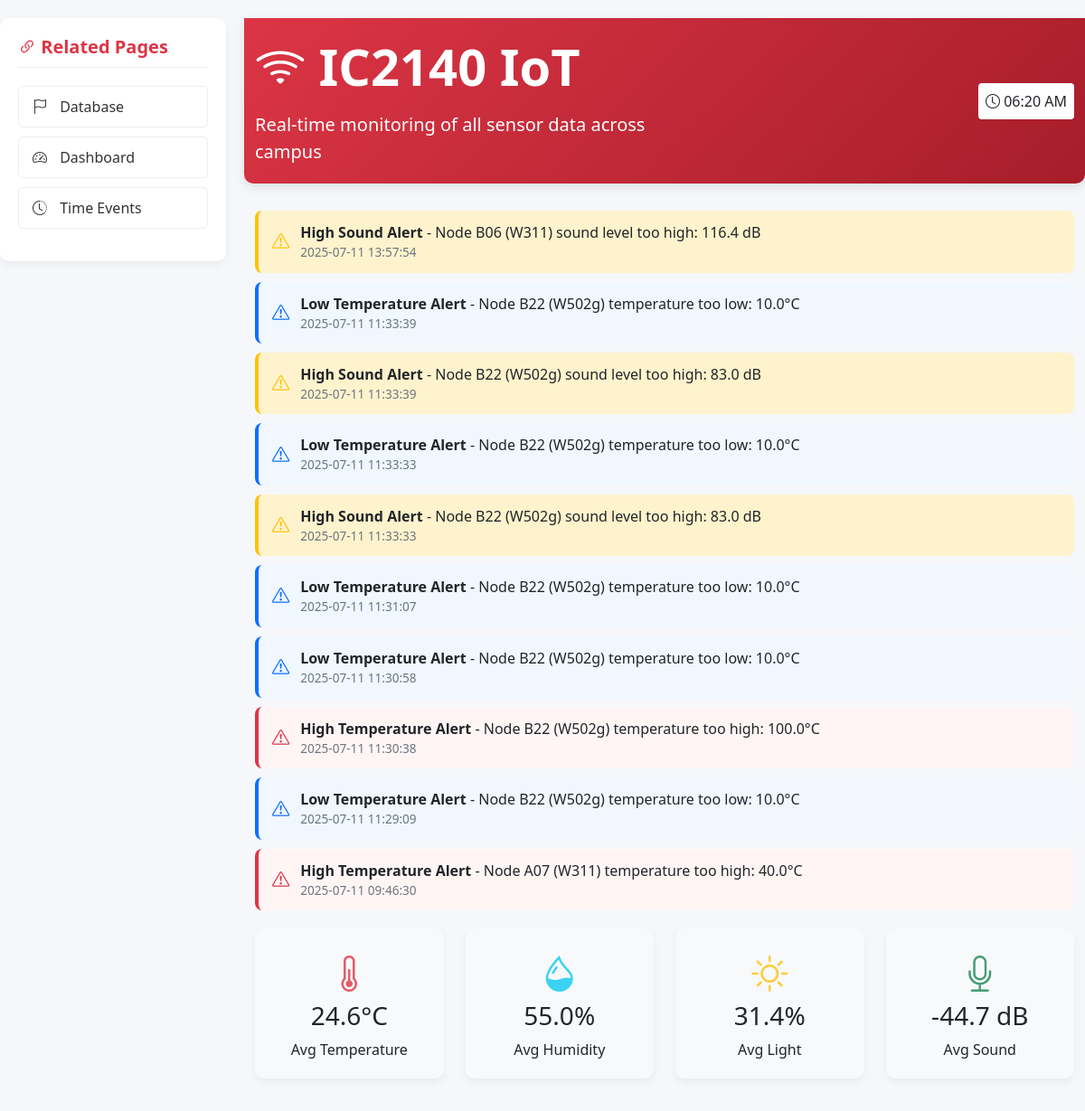
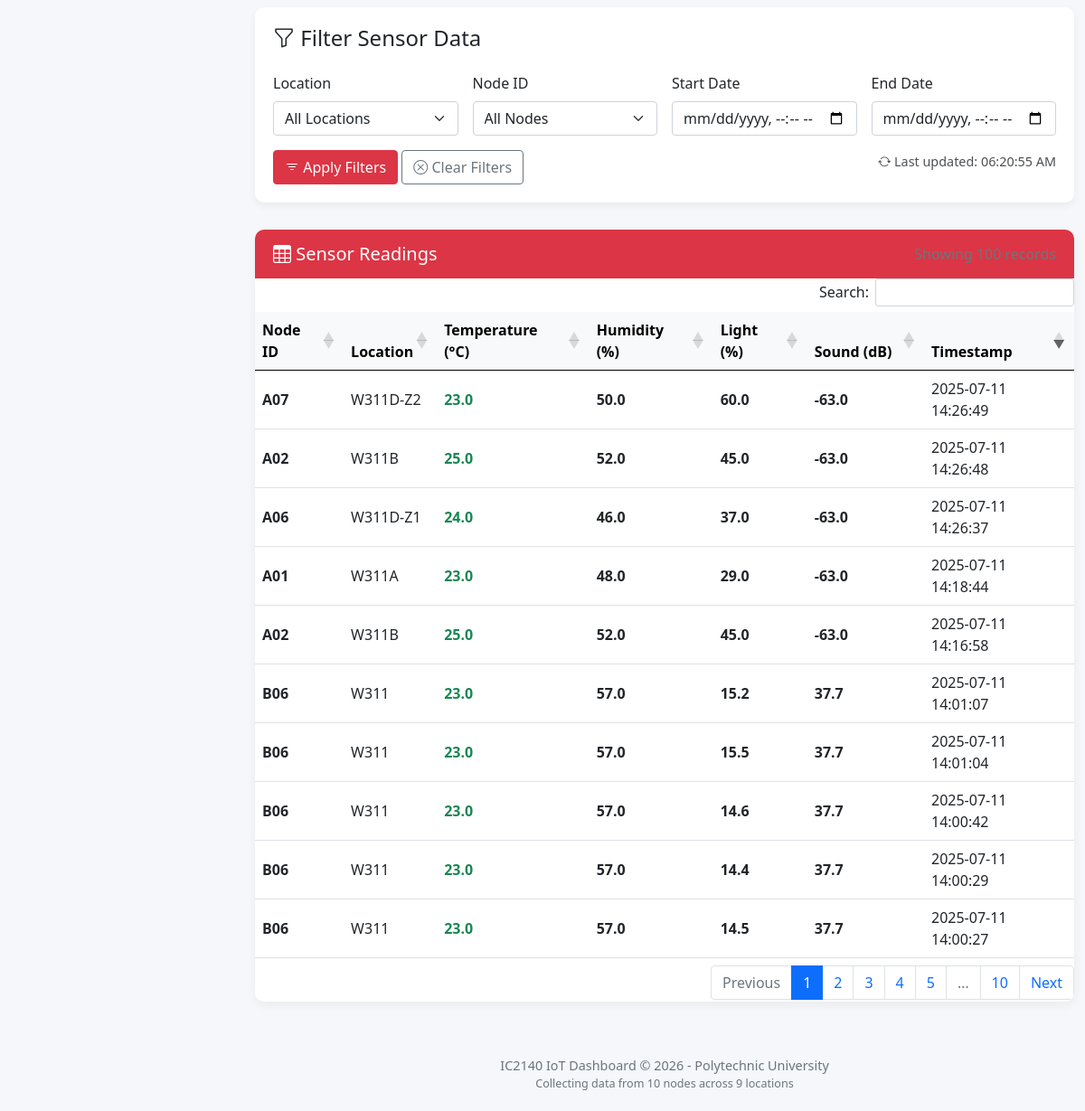
The app's page /smart_campus/ with its own data (2 pictures, top to bottom).
### smart_campus/models.py (models this page shows, shortened)
class SensorData(models.Model):
    node_id = models.CharField(max_length=10)
    loc = models.CharField(max_length=50)
    temp = models.DecimalField(max_digits=5, decimal_places=2)
    hum = models.DecimalField(max_digits=5, decimal_places=2)
    light = models.DecimalField(max_digits=5, decimal_places=2)
    snd = models.DecimalField(max_digits=5, decimal_places=2)
    date_created = models.DateTimeField(auto_now_add=True)
    class Meta:
        ordering = ['-date_created']
        verbose_name = "Sensor Data"
        verbose_name_plural = "Sensor Data"

### smart_campus/views.py (the view)
# urls.py: path("", views.index),
def index(request):
    location = request.GET.get('location', '')
    node_id = request.GET.get('node_id', '')
    start_date = request.GET.get('start_date', '')
    end_date = request.GET.get('end_date', '')
    sensor_data = SensorData.objects.all().order_by("-date_created")
    if location:
        sensor_data = sensor_data.filter(loc=location)
    if node_id:
        sensor_data = sensor_data.filter(node_id=node_id)
    if start_date:
        sensor_data = sensor_data.filter(date_created__gte=start_date)
    if end_date:
        sensor_data = sensor_data.filter(date_created__lte=end_date)
    locations = SensorData.objects.order_by('loc').values_list('loc', flat=True).distinct()
    node_ids = SensorData.objects.order_by('node_id').values_list('node_id', flat=True).distinct()
    stats = {
        'avg_temp': sensor_data.aggregate(avg=Avg('temp'))['avg'] or 0,
        'avg_hum': sensor_data.aggregate(avg=Avg('hum'))['avg'] or 0,
        'avg_light': sensor_data.aggregate(avg=Avg('light'))['avg'] or 0,
        'avg_snd': sensor_data.aggregate(avg=Avg('snd'))['avg'] or 0,
        'total_nodes': SensorData.objects.values('node_id').distinct().count(),
        'total_locations': SensorData.objects.values('loc').distinct().count(),
    }
    context = {
        "sensor_data": sensor_data[:100],
        "locations": locations,
        "node_ids": node_ids,
        "stats": stats,
        "selected_location": location,
        "selected_node_id": node_id,
        "selected_start_date": start_date,
        "selected_end_date": end_date,
    }
    return render(request, "smart_campus/index.html", context)

### smart_campus/templates/smart_campus/index.html (shortened to what this page needs)
{% load static tz %}
<!doctype html>
<html lang="en">
<head>
    <link href="https://cdn.jsdelivr.net/npm/bootstrap@5.0.0/dist/css/bootstrap.min.css" rel="stylesheet">
    <link rel="stylesheet" href="https://cdn.jsdelivr.net/npm/bootstrap-icons@1.8.1/font/bootstrap-icons.css">
    <link rel="stylesheet" href="https://cdn.datatables.net/1.11.5/css/dataTables.bootstrap5.min.css">
</head>
<body>
    <div class="sidebar">
        <h5 class="sidebar-title"><i class="bi bi-link-45deg"></i> Related Pages</h5>
        <ul class="sidebar-links">
            <li>
                <a href="http://localhost:8000/checkpoint2" target="_self">
                    <i class="bi bi-flag"></i> Database
                </a>
            </li>
            <li>
                <a href="http://localhost:8000/dashboard_2nd" target="_self">
                    <i class="bi bi-speedometer2"></i> Dashboard
                </a>
            </li>
            <li>
                <a href="http://localhost:8000/timeevent" target="_self">
                    <i class="bi bi-clock-history"></i> Time Events
                </a>
            </li>
        </ul>
    </div>
    <div class="main-content">
        <header class="dashboard-header">
            <div class="container">
                <div class="row align-items-center">
                    <div class="col-md-6">
                        <h1 class="display-4 fw-bold mb-3"><i class="bi bi-wifi"></i> IC2140 IoT</h1>
                        <p class="lead mb-0">Real-time monitoring of all sensor data across campus</p>
                    </div>
                    <div class="col-md-6 text-md-end">
                        <div class="d-inline-block bg-white text-dark p-2 rounded">
                            <i class="bi bi-clock"></i> <span id="current-time"></span>
                        </div>
                    </div>
                </div>
            </div>
        </header>
        <div class="container">
            <div class="alerts-container" id="alerts-container">
                {% for data in sensor_data %}
                    {% if data.temp >= 30 %}
                    <div class="alert-item alert-high-temp">
                        <div class="alert-icon text-danger"><i class="bi bi-exclamation-triangle"></i></div>
                        <div class="alert-message">
                            <strong>High Temperature Alert</strong> - Node {{ data.node_id }} ({{ data.loc }}) temperature too high: {{ data.temp|floatformat:1 }}°C
                            <div class="alert-time">{{ data.date_created|date:"Y-m-d H:i:s" }}</div>
                        </div>
                    </div>
                    {% endif %}
                    {% if data.temp <= 20 %}
                    <div class="alert-item alert-low-temp">
                        <div class="alert-icon text-primary"><i class="bi bi-exclamation-triangle"></i></div>
                        <div class="alert-message">
                            <strong>Low Temperature Alert</strong> - Node {{ data.node_id }} ({{ data.loc }}) temperature too low: {{ data.temp|floatformat:1 }}°C
                            <div class="alert-time">{{ data.date_created|date:"Y-m-d H:i:s" }}</div>
                        </div>
                    </div>
                    {% endif %}
                    {% if data.snd >= 80 %}
                    <div class="alert-item alert-high-sound">
                        <div class="alert-icon text-warning"><i class="bi bi-exclamation-triangle"></i></div>
                        <div class="alert-message">
                            <strong>High Sound Alert</strong> - Node {{ data.node_id }} ({{ data.loc }}) sound level too high: {{ data.snd|floatformat:1 }} dB
                            <div class="alert-time">{{ data.date_created|date:"Y-m-d H:i:s" }}</div>
                        </div>
                    </div>
                    {% endif %}
                    {% get_current_timezone as tz %}
                {% endfor %}
            </div>
            <div class="row mb-4">
                <div class="col-md-3">
                    <div class="stat-card card bg-light">
                        <div class="card-body text-center">
                            <i class="bi bi-thermometer-half stat-icon text-danger"></i>
                            <h3 class="card-title">{{ stats.avg_temp|floatformat:1 }}°C</h3>
                            <p class="card-text">Avg Temperature</p>
                        </div>
                    </div>
                </div>
                <div class="col-md-3">
                    <div class="stat-card card bg-light">
                        <div class="card-body text-center">
                            <i class="bi bi-droplet-half stat-icon text-info"></i>
                            <h3 class="card-title">{{ stats.avg_hum|floatformat:1 }}%</h3>
                            <p class="card-text">Avg Humidity</p>
                        </div>
                    </div>
                </div>
                <div class="col-md-3">
                    <div class="stat-card card bg-light">
                        <div class="card-body text-center">
                            <i class="bi bi-brightness-high stat-icon text-warning"></i>
                            <h3 class="card-title">{{ stats.avg_light|floatformat:1 }}%</h3>
                            <p class="card-text">Avg Light</p>
                        </div>
                    </div>
                </div>
                <div class="col-md-3">
                    <div class="stat-card card bg-light">
                        <div class="card-body text-center">
                            <i class="bi bi-mic stat-icon text-success"></i>
                            <h3 class="card-title">{{ stats.avg_snd|floatformat:1 }} dB</h3>
                            <p class="card-text">Avg Sound</p>
                        </div>
                    </div>
                </div>
            </div>
            <div class="filter-card">
                <h4 class="mb-4"><i class="bi bi-funnel"></i> Filter Sensor Data</h4>
                <form id="filter-form" method="GET">
                    <div class="row g-3">
                        <div class="col-md-3">
                            <label class="form-label">Location</label>
                            <select name="location" class="form-select">
                                <option value="">All Locations</option>
                            </select>
                        </div>
                        <div class="col-md-3">
                            <label class="form-label">Node ID</label>
                            <select name="node_id" class="form-select">
                                <option value="">All Nodes</option>
                            </select>
                        </div>
                        <div class="col-md-3">
                            <label class="form-label">Start Date</label>
                            <input type="datetime-local" name="start_date" class="form-control" value="{{ selected_start_date }}">
                        </div>
                        <div class="col-md-3">
                            <label class="form-label">End Date</label>
                            <input type="datetime-local" name="end_date" class="form-control" value="{{ selected_end_date }}">
                        </div>
                        <div class="col-md-12 mt-3">
                            <div class="d-flex justify-content-between">
                                <div>
                                    <button type="submit" class="btn btn-danger">
                                        <i class="bi bi-filter"></i> Apply Filters
                                    </button>
                                    <a href="?" class="btn btn-outline-secondary">
                                        <i class="bi bi-x-circle"></i> Clear Filters
                                    </a>
                                </div>
                                <div>
                                    <span class="last-updated">
                                        <i class="bi bi-arrow-repeat refresh-btn" id="refresh-data"></i>
                                        Last updated: <span id="update-time">{% now "H:i:s" %}</span>
                                    </span>
                                </div>
                            </div>
                        </div>
                    </div>
                </form>
            </div>
            <div class="data-table">
                <div class="table-header">
                    <h5 class="mb-0"><i class="bi bi-table"></i> Sensor Readings</h5>
                    <div class="text-muted">Showing {{ sensor_data|length }} records</div>
                </div>
                <div class="table-responsive">
                    <table id="sensor-table" class="table table-hover align-middle">
                        <thead class="table-light">
                            <tr>
                                <th>Node ID</th>
                                <th>Location</th>
                                <th>Temperature (°C)</th>
                                <th>Humidity (%)</th>
                                <th>Light (%)</th>
                                <th>Sound (dB)</th>
                                <th>Timestamp</th>
                            </tr>
                        </thead>
                        <tbody>
                            {% for data in sensor_data %}
                            <tr>
                                <td><strong>{{ data.node_id }}</strong></td>
                                <td>{{ data.loc }}</td>
                                <td class="sensor-value {% if data.temp >= 30 %}temp-high{% elif data.temp <= 20 %}temp-low{% else %}temp-normal{% endif %}">
                                    {{ data.temp|floatformat:1 }}
                                </td>
                                <td class="sensor-value">{{ data.hum|floatformat:1 }}</td>
                                <td class="sensor-value">{{ data.light|floatformat:1 }}</td>
                                <td class="sensor-value">
                                    {{ data.snd|floatformat:1 }}
                                    {% get_current_timezone as tz %}
                                </td>
                                <td>{{ data.date_created|date:"Y-m-d H:i:s" }}</td>
                            </tr>
                            {% empty %}
                            <tr>
                                <td colspan="7" class="text-center py-4">No sensor data found with current filters</td>
                            </tr>
                            {% endfor %}
                        </tbody>
                    </table>
                </div>
            </div>
            <footer>
                <p class="mb-0">IC2140 IoT Dashboard &copy; {% now "Y" %} - Polytechnic University</p>
                <p class="small mb-0">Collecting data from {{ stats.total_nodes }} nodes across {{ stats.total_locations }} locations</p>
            </footer>
        </div>
    </div>
</body>
</html>

### smart_campus/templates/smart_campus/index.html (style rules this page uses)
:root { --primary-color: #dc3545; --secondary-color: #6c757d; --light-color: #f8f9fa; --dark-color: #212529; }
body { background-color: #f5f7fa; padding-top: 20px; display: flex; min-height: 100vh; }
.sidebar { width: 250px; background-color: white; border-radius: 10px; box-shadow: 0 4px 8px rgba(0, 0, 0, 0.05); padding: 20px; margin-right: 20px; height: fit-content; align-self: flex-start; }
.sidebar-title { color: var(--primary-color); font-weight: 600; margin-bottom: 20px; padding-bottom: 10px; border-bottom: 1px solid #eee; }
.sidebar-links { list-style: none; padding: 0; }
.sidebar-links li { margin-bottom: 10px; }
.sidebar-links a { display: block; color: #333; text-decoration: none; padding: 10px 15px; border-radius: 5px; transition: all 0.3s; border: 1px solid #eee; }
.sidebar-links a i { margin-right: 10px; width: 20px; text-align: center; }
.main-content { flex: 1; }
.dashboard-header { background: linear-gradient(135deg, var(--primary-color), #a71d2a); color: white; padding: 20px 0; margin-bottom: 30px; border-radius: 0 0 10px 10px; box-shadow: 0 4px 12px rgba(0, 0, 0, 0.1); }
.stat-card { border-radius: 10px; box-shadow: 0 4px 8px rgba(0, 0, 0, 0.05); transition: transform 0.3s, box-shadow 0.3s; margin-bottom: 20px; border: none; }
.stat-card .card-body { padding: 20px; }
.stat-icon { font-size: 2.5rem; margin-bottom: 15px; opacity: 0.8; }
.filter-card { background-color: white; border-radius: 10px; box-shadow: 0 4px 8px rgba(0, 0, 0, 0.05); padding: 20px; margin-bottom: 30px; }
.data-table { background-color: white; border-radius: 10px; box-shadow: 0 4px 12px rgba(0, 0, 0, 0.05); overflow: hidden; }
.table-header { background-color: var(--primary-color); color: white; padding: 15px 20px; display: flex; justify-content: space-between; align-items: center; }
.last-updated { font-size: 0.9rem; opacity: 0.8; }
.sensor-value { font-weight: 600; }
.temp-normal { color: #198754; }
.refresh-btn { cursor: pointer; transition: transform 0.5s; }
footer { margin-top: 40px; padding: 20px 0; text-align: center; color: var(--secondary-color); font-size: 0.9rem; }
.alerts-container { margin-bottom: 20px; }
.alert-item { padding: 12px 15px; margin-bottom: 10px; border-radius: 8px; display: flex; align-items: center; animation: fadeIn 0.5s ease-in-out; }
.alert-high-temp { background-color: #fff5f5; border-left: 4px solid #dc3545; }
.alert-low-temp { background-color: #f0f7ff; border-left: 4px solid #0d6efd; }
.alert-high-sound { background-color: #fff3cd; border-left: 4px solid #ffc107; }
.alert-icon { margin-right: 12px; font-size: 1.2rem; }
.alert-message { flex-grow: 1; }
.alert-time { font-size: 0.85rem; color: #6c757d; }

### records on screen
SensorData: node_id "B06", loc "W311", snd "116.4", date_created "2025-07-11 13:57:54"
SensorData: node_id "B22", loc "W502g", temp "10.0", date_created "2025-07-11 11:33:39", snd "83.0"
SensorData: node_id "B22", loc "W502g", temp "10.0", date_created "2025-07-11 11:33:33", snd "83.0"
SensorData: node_id "B22", loc "W502g", temp "10.0", date_created "2025-07-11 11:31:07"
SensorData: node_id "B22", loc "W502g", temp "10.0", date_created "2025-07-11 11:30:58"
SensorData: node_id "B22", loc "W502g", temp "100.0", date_created "2025-07-11 11:30:38"
SensorData: node_id "B22", loc "W502g", temp "10.0", date_created "2025-07-11 11:29:09"
SensorData: node_id "A07", loc "W311", temp "40.0", date_created "2025-07-11 09:46:30"
SensorData: node_id "A07", loc "W311D-Z2", temp "23.0", hum "50.0", light "60.0", snd "-63.0", date_created "2025-07-11 14:26:49"
SensorData: node_id "A02", loc "W311B", temp "25.0", hum "52.0", light "45.0", snd "-63.0", date_created "2025-07-11 14:26:48"
SensorData: node_id "A06", loc "W311D-Z1", temp "24.0", hum "46.0", light "37.0", snd "-63.0", date_created "2025-07-11 14:26:37"
SensorData: node_id "A01", loc "W311A", temp "23.0", hum "48.0", light "29.0", snd "-63.0", date_created "2025-07-11 14:18:44"
SensorData: node_id "A02", loc "W311B", temp "25.0", hum "52.0", light "45.0", snd "-63.0", date_created "2025-07-11 14:16:58"
SensorData: node_id "B06", loc "W311", temp "23.0", hum "57.0", light "15.2", snd "37.7", date_created "2025-07-11 14:01:07"
SensorData: node_id "B06", loc "W311", temp "23.0", hum "57.0", light "15.5", snd "37.7", date_created "2025-07-11 14:01:04"
SensorData: node_id "B06", loc "W311", temp "23.0", hum "57.0", light "14.6", snd "37.7", date_created "2025-07-11 14:00:42"
SensorData: node_id "B06", loc "W311", temp "23.0", hum "57.0", light "14.4", snd "37.7", date_created "2025-07-11 14:00:29"
SensorData: node_id "B06", loc "W311", temp "23.0", hum "57.0", light "14.5", snd "37.7", date_created "2025-07-11 14:00:27"

### other values on screen
{{ stats.avg_temp|floatformat:1 }} "24.6"
{{ stats.avg_hum|floatformat:1 }} "55.0"
{{ stats.avg_light|floatformat:1 }} "31.4"
{{ stats.avg_snd|floatformat:1 }} "-44.7"
{{ stats.total_nodes }} "10"
{{ stats.total_locations }} "9"
